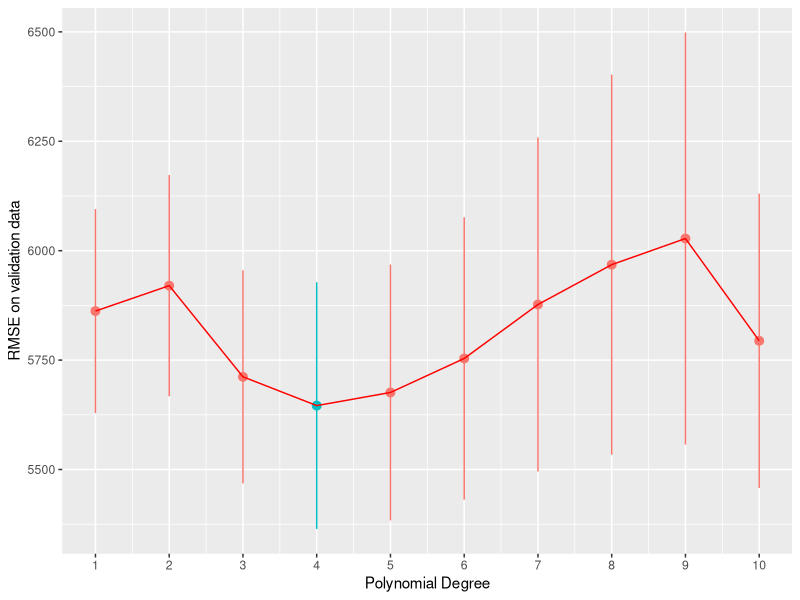
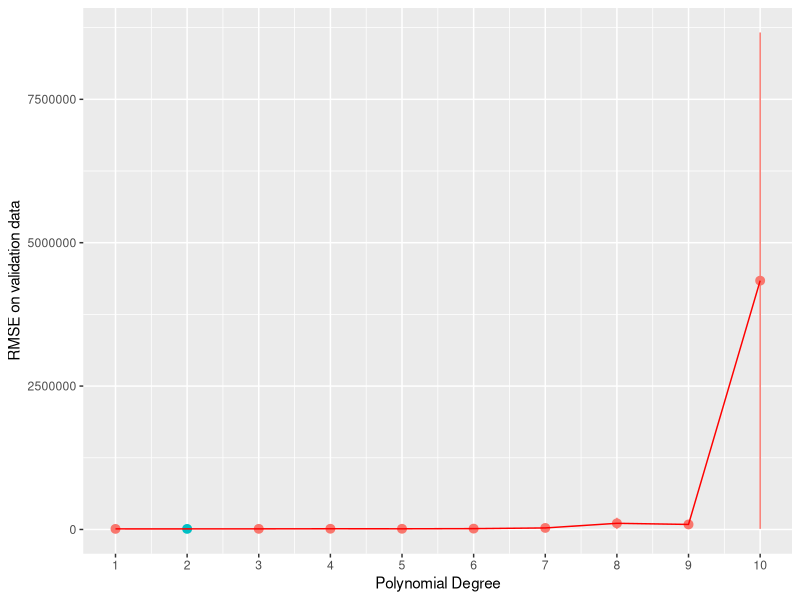
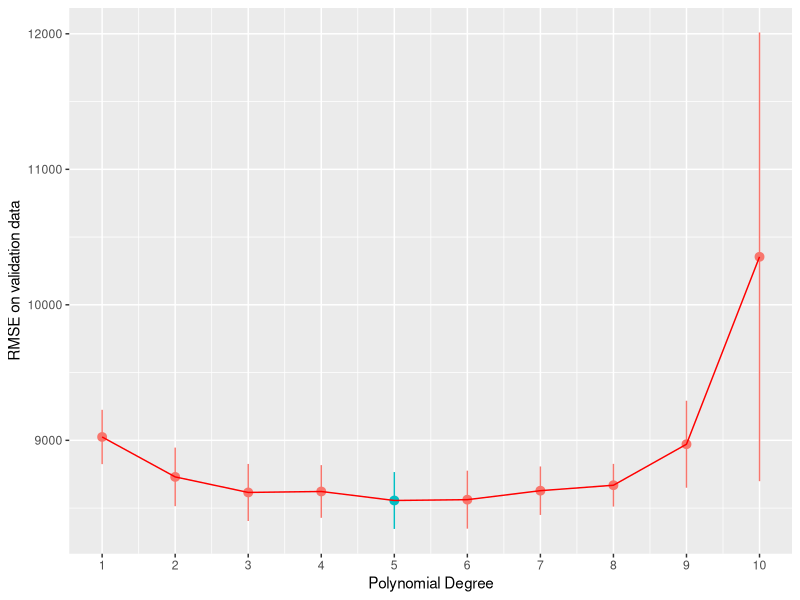
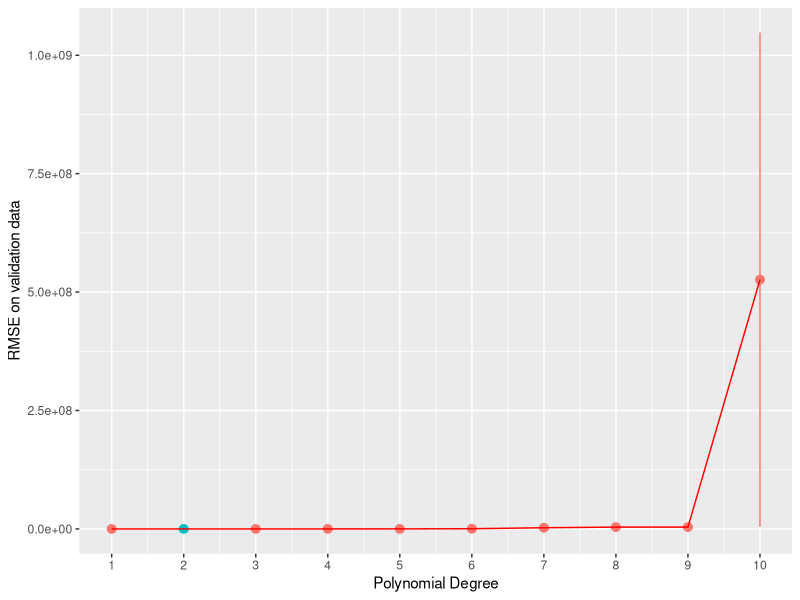
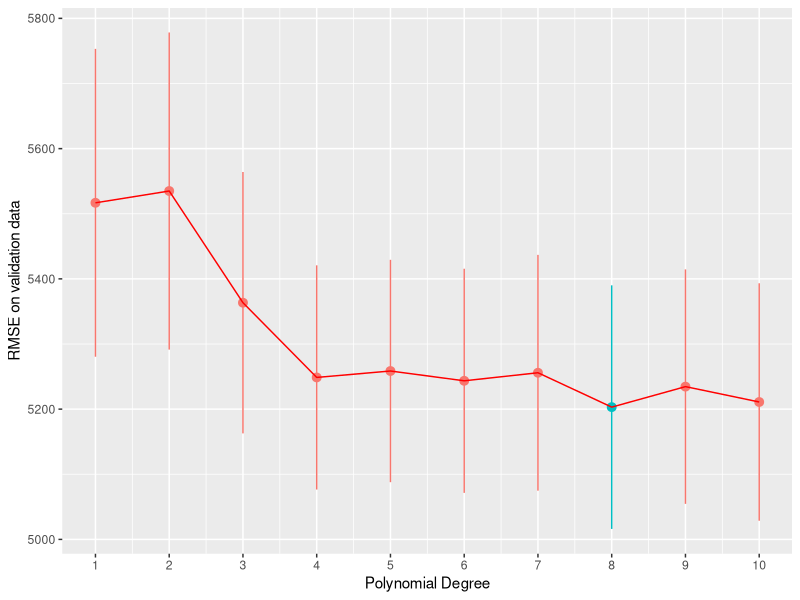
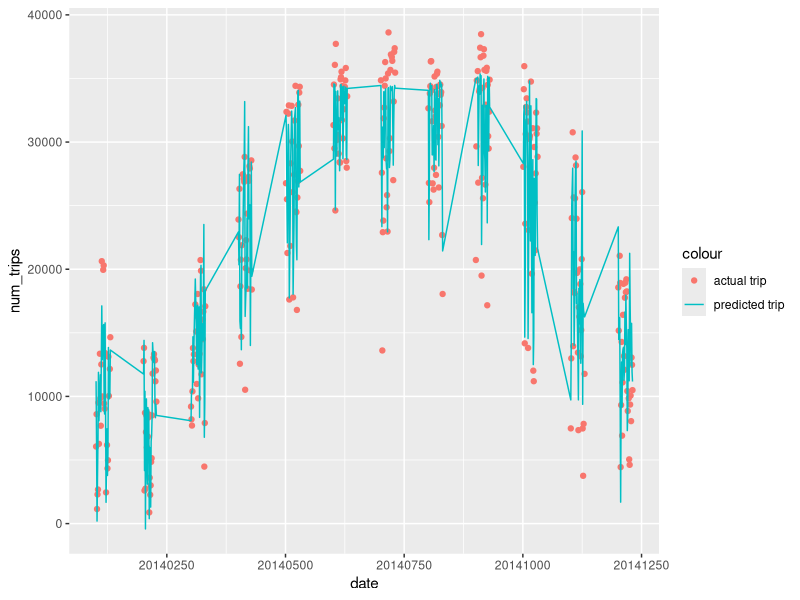
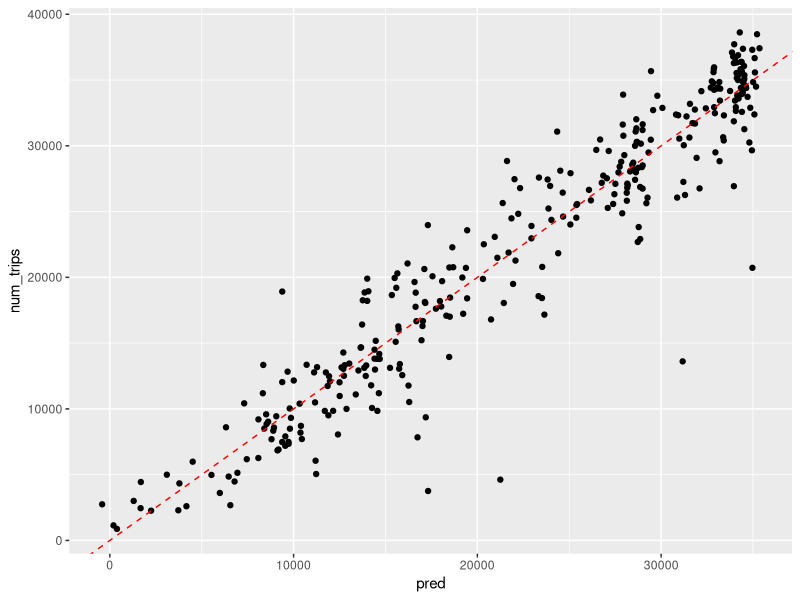

Write R code to recreate these figures, in order.
## ---- chunk 1
library(tidyverse)
library(modelr)
## ---- chunk 2
trips_per_day <- read.csv("./week3/trips_per_day.tsv", sep = "\t")
head(trips_per_day)
## ---- chunk 3

trips_per_day<- trips_per_day |>
    mutate(is_weekend = as.numeric(wday(ymd) == 1 | wday(ymd) ==7 ))

## ---- chunk 4
trips_per_day <- trips_per_day |>
    mutate(season = case_when(
        month(ymd) >= 3 & month(ymd) <= 5 ~ 1,
        month(ymd) >= 6 & month(ymd) <= 8 ~ 2,
        month(ymd) >= 9 & month(ymd) <= 11 ~ 3,
        month(ymd) == 2 ~ 4,
        month(ymd) == 1 ~ 4,
        month(ymd) == 12 ~ 4,
    )) |>
    mutate(season = as.factor(season))
## ---- chunk 5
set.seed(42)
num_days <- nrow(trips_per_day)
frac_train_test <- 0.9
num_train_test <- floor(num_days * frac_train_test)

# randomly sample rows for the training set
ndx <- sample(1 : num_days, num_train_test, replace = F)

trips_per_day_train <- trips_per_day[ndx, ]
trips_per_day_test <- trips_per_day[-ndx, ]

# K-fold
num_folds <- 5

trips_per_day_train <- trips_per_day_train |>
    mutate(fold = (row_number() %% num_folds) + 1)


## ---- chunk 6

K <- 1:10

avg_validate_err <- c()
se_validate_err <- c()


for(k in K) {

    validate_err <- c()
    for (f in 1:num_folds) {
        # fit on the training data
        model <- lm(num_trips ~ poly(tmin, k, raw=T), data=filter(trips_per_day_train, fold != f))

        # evaluate on the validation data
        trips_per_day_validate <- filter(trips_per_day_train, fold == f)
        validate_err[f] <- sqrt(mean((predict(model, trips_per_day_validate) - trips_per_day_validate$num_trips)^2))
    }
  avg_validate_err[k] <- mean(validate_err)
  se_validate_err[k] <- sd(validate_err) / sqrt(num_folds)
}

avg_validate_err
se_validate_err
## ---- chunk 7
# plot the validate error, highlighting the value of k with the lowest average error
plot_data <- data.frame(K, avg_validate_err, se_validate_err)
ggplot(plot_data, aes(x=K, y=avg_validate_err)) +
  geom_pointrange(aes(ymin=avg_validate_err - se_validate_err,
                      ymax=avg_validate_err + se_validate_err,
                      color=avg_validate_err == min(avg_validate_err))) +
  geom_line(color = "red") +
  scale_x_continuous(breaks=1:12) +
  theme(legend.position="none") +
  xlab('Polynomial Degree') +
  ylab('RMSE on validation data')
## ---- chunk 8

K <- 1:10

avg_validate_err_prcp <- c()
se_validate_err_prcp <- c()


for(k in K) {

    validate_err <- c()
    for (f in 1:num_folds) {
        # fit on the training data
        model <- lm(num_trips ~ poly(prcp, k, raw=T), data=filter(trips_per_day_train, fold != f))

        # evaluate on the validation data
        trips_per_day_validate <- filter(trips_per_day_train, fold == f)
        validate_err[f] <- sqrt(mean((predict(model, trips_per_day_validate) - trips_per_day_validate$num_trips)^2))
    }
  avg_validate_err_prcp[k] <- mean(validate_err)
  se_validate_err_prcp[k] <- sd(validate_err) / sqrt(num_folds)
}

avg_validate_err_prcp
se_validate_err_prcp

## ---- chunk 9
# plot the validate error, highlighting the value of k with the lowest average error
plot_data <- data.frame(K, avg_validate_err_prcp, se_validate_err_prcp)
ggplot(plot_data, aes(x=K, y=avg_validate_err_prcp)) +
  geom_pointrange(aes(ymin=avg_validate_err_prcp - se_validate_err_prcp,
                      ymax=avg_validate_err_prcp + se_validate_err_prcp,
                      color=avg_validate_err_prcp == min(avg_validate_err_prcp))) +
  geom_line(color = "red") +
  scale_x_continuous(breaks=1:12) +
  theme(legend.position="none") +
  xlab('Polynomial Degree') +
  ylab('RMSE on validation data')
## ---- chunk 10

K <- 1:10

avg_validate_err_snwd <- c()
se_validate_err_snwd <- c()


for(k in K) {

    validate_err <- c()
    for (f in 1:num_folds) {
        # fit on the training data
        model <- lm(num_trips ~ poly(snwd, k, raw=T), data=filter(trips_per_day_train, fold != f))

        # evaluate on the validation data
        trips_per_day_validate <- filter(trips_per_day_train, fold == f)
        validate_err[f] <- sqrt(mean((predict(model, trips_per_day_validate) - trips_per_day_validate$num_trips)^2))
    }
  avg_validate_err_snwd[k] <- mean(validate_err)
  se_validate_err_snwd[k] <- sd(validate_err) / sqrt(num_folds)
}

avg_validate_err_snwd
se_validate_err_snwd

## ---- chunk 11
# plot the validate error, highlighting the value of k with the lowest average error
plot_data <- data.frame(K, avg_validate_err_snwd, se_validate_err_snwd)
ggplot(plot_data, aes(x=K, y=avg_validate_err_snwd)) +
  geom_pointrange(aes(ymin=avg_validate_err_snwd - se_validate_err_snwd,
                      ymax=avg_validate_err_snwd + se_validate_err_snwd,
                      color=avg_validate_err_snwd == min(avg_validate_err_snwd))) +
  geom_line(color = "red") +
  scale_x_continuous(breaks=1:12) +
  theme(legend.position="none") +
  xlab('Polynomial Degree') +
  ylab('RMSE on validation data')
## ---- chunk 12

K <- 1:10

avg_validate_err_snow <- c()
se_validate_err_snow <- c()


for(k in K) {

    validate_err <- c()
    for (f in 1:num_folds) {
        # fit on the training data
        model <- lm(num_trips ~ poly(snow, k, raw=T), data=filter(trips_per_day_train, fold != f))

        # evaluate on the validation data
        trips_per_day_validate <- filter(trips_per_day_train, fold == f)
        validate_err[f] <- sqrt(mean((predict(model, trips_per_day_validate) - trips_per_day_validate$num_trips)^2))
    }
  avg_validate_err_snow[k] <- mean(validate_err)
  se_validate_err_snow[k] <- sd(validate_err) / sqrt(num_folds)
}

avg_validate_err_snow
se_validate_err_snow

## ---- chunk 13
# plot the validate error, highlighting the value of k with the lowest average error
plot_data <- data.frame(K, avg_validate_err_snow, se_validate_err_snow)
ggplot(plot_data, aes(x=K, y=avg_validate_err_snow)) +
  geom_pointrange(aes(ymin=avg_validate_err_snow - se_validate_err_snow,
                      ymax=avg_validate_err_snow + se_validate_err_snow,
                      color=avg_validate_err_snow == min(avg_validate_err_snow))) +
  geom_line(color = "red") +
  scale_x_continuous(breaks=1:12) +
  theme(legend.position="none") +
  xlab('Polynomial Degree') +
  ylab('RMSE on validation data')
## ---- chunk 14

K <- 1:10

avg_validate_err_tmax <- c()
se_validate_err_tmax <- c()


for(k in K) {

    validate_err <- c()
    for (f in 1:num_folds) {
        # fit on the training data
        model <- lm(num_trips ~ poly(tmax, k, raw=T), data=filter(trips_per_day_train, fold != f))

        # evaluate on the validation data
        trips_per_day_validate <- filter(trips_per_day_train, fold == f)
        validate_err[f] <- sqrt(mean((predict(model, trips_per_day_validate) - trips_per_day_validate$num_trips)^2))
    }
  avg_validate_err_tmax[k] <- mean(validate_err)
  se_validate_err_tmax[k] <- sd(validate_err) / sqrt(num_folds)
}

avg_validate_err_tmax
se_validate_err_tmax

## ---- chunk 15
# plot the validate error, highlighting the value of k with the lowest average error
plot_data <- data.frame(K, avg_validate_err_tmax, se_validate_err_tmax)
ggplot(plot_data, aes(x=K, y=avg_validate_err_tmax)) +
  geom_pointrange(aes(ymin=avg_validate_err_tmax - se_validate_err_tmax,
                      ymax=avg_validate_err_tmax + se_validate_err_tmax,
                      color=avg_validate_err_tmax == min(avg_validate_err_tmax))) +
  geom_line(color = "red") +
  scale_x_continuous(breaks=1:12) +
  theme(legend.position="none") +
  xlab('Polynomial Degree') +
  ylab('RMSE on validation data')
## ---- chunk 16


model_formulas <- c(
    "prcp + snwd + snow + tmax + tmin",
    "poly(prcp, 2, raw=T) + poly(snwd, 2, raw=T) + poly(snow, 2, raw=T) + poly(tmax, 2, raw=T) + poly(tmin, 4, raw=T) ",
    "poly(prcp, 2, raw=T) + poly(snwd, 5, raw=T) + poly(snow, 2, raw=T) + poly(tmax, 8, raw=T) + poly(tmin, 4, raw=T) ",
    "poly(prcp, 2, raw=T) + snwd + poly(tmax, 8, raw=T) + poly(tmin, 4, raw=T)",
    "poly(prcp, 2, raw=T) + poly(tmax, 8, raw=T) + snwd * poly(tmin, 4, raw=T)",
    "poly(prcp, 2, raw=T) + poly(snwd, 5, raw=T) + poly(tmax, 8, raw=T) + poly(tmin, 4, raw=T)",
    "poly(prcp, 2, raw=T) + poly(snwd, 5, raw=T) + poly(tmax, 8, raw=T) + log(tmin)",
    "poly(prcp, 2, raw=T) + sqrt(snwd) + poly(tmax, 8, raw=T) + log(tmin)+ poly(snwd, 5, raw=T)",
    "poly(prcp, 2, raw=T) + sqrt(snwd) + poly(tmax, 8, raw=T) + poly(tmin, 4, raw=T)",
    "prcp + snwd + snow + tmax + tmin + poly(prcp, 2, raw=T) + poly(snwd, 5, raw=T) + poly(tmax, 8, raw=T) + poly(tmin, 4, raw=T)",
    "poly(prcp, 2, raw=T) + poly(snwd, 5, raw=T) + poly(tmax, 8, raw=T) + poly(tmin, 4, raw=T) + is_weekend",
    "poly(prcp, 2, raw=T) + poly(snwd, 5, raw=T) + poly(tmax, 8, raw=T) + poly(tmin, 4, raw=T) + is_weekend + season",
    "poly(prcp, 2, raw=T) + poly(snwd, 5, raw=T) + poly(tmax, 8, raw=T) + poly(tmin, 4, raw=T) + is_weekend * season",
    "poly(prcp, 2, raw=T) + poly(snwd, 5, raw=T) + snow + poly(tmax, 8, raw=T) + poly(tmin, 4, raw=T) + is_weekend * season ",
        "poly(prcp, 2, raw=T) + poly(snwd, 5, raw=T) + poly(tmax, 8, raw=T) + poly(tmin, 4, raw=T) + is_weekend * season "
)

model_formulas = paste0("num_trips ~ ", model_formulas)
M = length(model_formulas)


avg_train_err_1 <- c()
se_train_err_1 <- c()

avg_validate_err_1 <- c()
se_validate_err_1 <- c()



for (m in 1:M) {

    train_err <- c()
    validate_err <- c()
    for (f in 1:num_folds) {
        # fit on the training data
        model <- lm(model_formulas[m], data=filter(trips_per_day_train, fold != f))
        train_err[f] <- sqrt(mean((predict(model, trips_per_day_train) - trips_per_day_train$num_trips)^2))

        # evaluate on the validation data
        trips_per_day_validate <- filter(trips_per_day_train, fold == f)
        validate_err[f] <- sqrt(mean((predict(model, trips_per_day_validate) - trips_per_day_validate$num_trips)^2))
    }

    avg_train_err_1[m] <- mean(train_err)
    se_train_err_1[m] <- sd(train_err) / sqrt(num_folds)

    avg_validate_err_1[m] <- mean(validate_err)
    se_validate_err_1[m] <- sd(validate_err) / sqrt(num_folds)
        
}


# avg_validate_err_1
# se_validate_err_1

for(m in 1:M) {
    print(model_formulas[m])
    print("train error")
    print(avg_train_err_1[m])

    print("validate error")
    print(avg_validate_err_1[m])
    print("------------------------------")
}
## ---- chunk 17
best_mod = lm(num_trips ~ poly(prcp, 2, raw=T) + poly(snwd, 5, raw=T) + snow + poly(tmax, 8, raw=T) + poly(tmin, 4, raw=T) + is_weekend * season, data = trips_per_day_train)
best_mod
rmse <- sqrt(mean((predict(model, trips_per_day_train) - trips_per_day_train$num_trips)^2))
rmse
rsq <- summary(best_mod)$r.squared
rsq
## ---- chunk 18
trips_predictions <- trips_per_day_train |>
    add_predictions(model) |>
    mutate(pred = round(pred))

trips_predictions |>
    ggplot(aes(x = date)) +
    geom_point(aes(y = num_trips, color = "actual trip")) +
    geom_line(aes(y = pred, color= "predicted trip"))
## ---- chunk 19
trips_predictions |>
    ggplot() +
    geom_point(aes(x = pred, y= num_trips)) +
    geom_abline(slope = 1, intercept = 0, color = "red", linetype = "dashed")

## ---- chunk 20
save(best_mod, file="model.Rdata")
